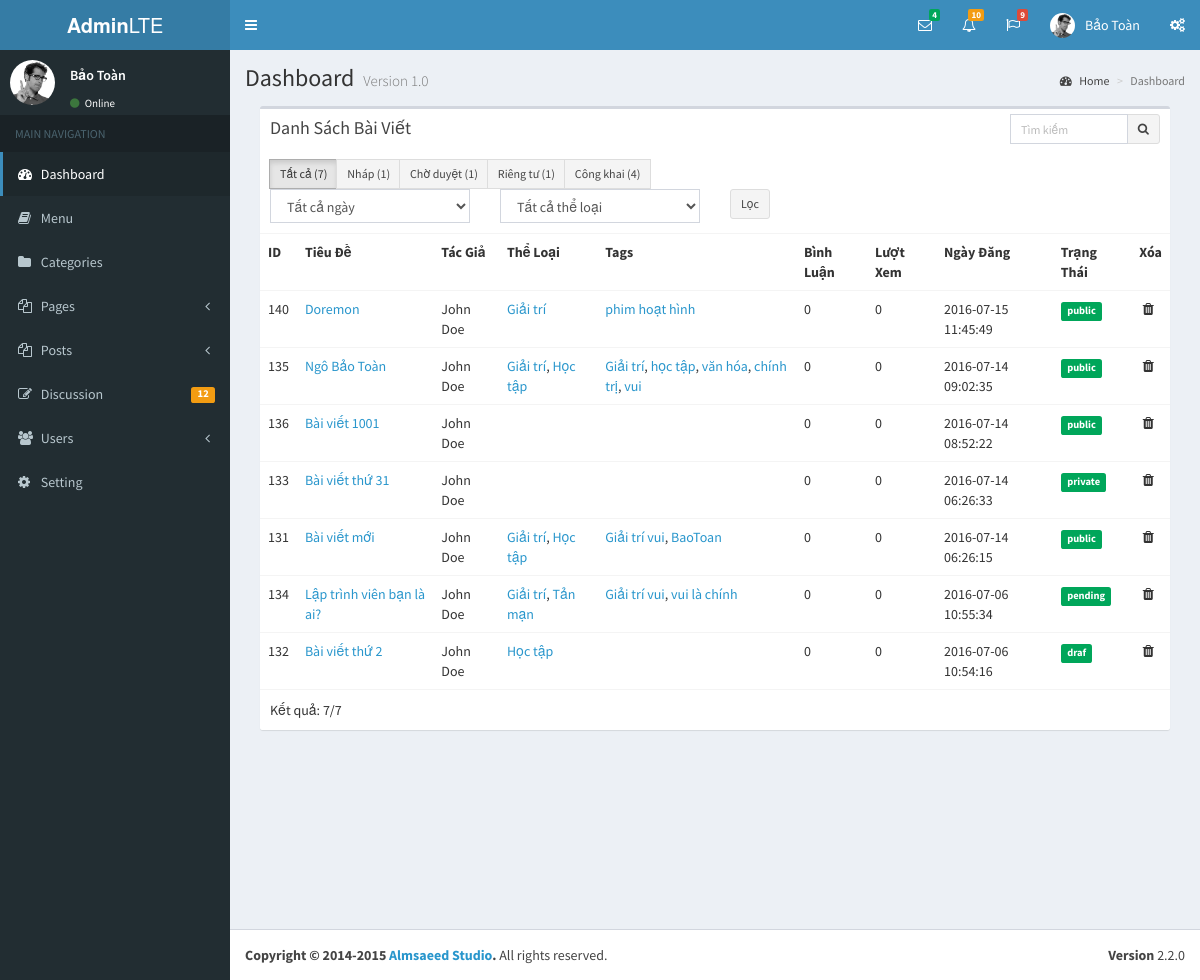
The app's page /index.php/post/posts with its own data.
### tables this page shows
CREATE TABLE `posts` (
  `p_id` int(11) NOT NULL AUTO_INCREMENT,
  `p_title` varchar(255) NOT NULL,
  `p_content` text NOT NULL,
  `p_author` int(11) NOT NULL,
  `p_view_count` int(11) NOT NULL,
  `p_comment_count` int(11) NOT NULL,
  `p_excerpt` varchar(500) DEFAULT NULL,
  `p_catalogue` varchar(100) DEFAULT NULL,
  `p_status` varchar(50) NOT NULL,
  `p_published` datetime NOT NULL,
  `p_guid` varchar(200) NOT NULL,
  `p_comment_allow` tinyint(50) NOT NULL,
  `p_menu_order` int(11) DEFAULT NULL,
  `p_type` varchar(10) NOT NULL,
  `p_banner` varchar(200) DEFAULT NULL,
  `p_password` varchar(50) DEFAULT NULL,
  `p_parent` int(11) DEFAULT NULL,
  PRIMARY KEY (`p_id`),
  UNIQUE KEY `p_guid` (`p_guid`)
);

CREATE TABLE `terms` (
  `t_id` int(11) NOT NULL AUTO_INCREMENT,
  `t_name` varchar(100) NOT NULL,
  `t_slug` varchar(300) NOT NULL,
  `t_group` int(11) NOT NULL,
  PRIMARY KEY (`t_id`)
);

CREATE TABLE `term_relationships` (
  `tr_id` int(11) NOT NULL AUTO_INCREMENT,
  `tr_object_id` int(11) NOT NULL,
  `tr_term_taxonomy_id` int(11) NOT NULL,
  `tr_term_order` int(11) NOT NULL,
  PRIMARY KEY (`tr_id`)
);

### application/views/admin/posts.php (the view, shortened to what the rows shown need)
<div class="col-xs-12">
    <form action="" method="get">
        <div class="box">
            <div class="box-body table-responsive no-padding">
                <table class="table table-hover">
                    <tbody>
                        <tr>
                            <th>ID</th>
                            <th>Tiêu Đề</th>
                            <th>Tác Giả</th>
                            <?php
                                if($type == "post") {
                            ?>
                            <th>Thể Loại</th>
                            <th>Tags</th>
                            <?php
                                }
                            ?>
                            <th>Bình Luận</th>
                            <th>Lượt Xem</th>
                            <th>Ngày Đăng</th>
                            <th>Trạng Thái</th>
                            <th>Xóa</th>
                        </tr>
                        <?php
                        foreach ($posts as $post) {
                            ?>
                            <tr>
                                <td><?php echo $post->getId(); ?></td>
                                <td><a href="<?php echo base_url() . 'post/edit/' . $post->getId(); ?>">
                                    <?php echo $post->getTitle(); ?></a>
                                </td>
                                <td>John Doe</td>
                                <?php
                                    if($type == "post") {
                                ?>
                                <td>
                                    <?php
                                    $categories = $post->getCategories();
                                    for ($i = 0; $i < count($categories); $i++) {
                                        if ($i == count($categories) - 1) {
                                            echo "<a href='" . base_url() . "post/posts?"
                                            . "status=all&category=" . $categories[$i]->getId() . "'>" .
                                            $categories[$i]->getName() . "</a>";
                                            break;
                                        }
                                        echo "<a href='" . base_url() . "post/posts?"
                                        . "status=all&category=" . $categories[$i]->getId() . "'>" .
                                        $categories[$i]->getName() . "</a>, ";
                                    }
                                    ?>
                                </td>
                                <td>
                                    <?php
                                    $tags = $post->getTags();
                                    for ($i = 0; $i < count($tags); $i++) {
                                        if ($i == count($tags) - 1) {
                                            echo "<a href='" . base_url() . "post/posts?"
                                            . "status=all&tag=" . $tags[$i]->getId() . "'>" .
                                            $tags[$i]->getName() . "</a>";
                                            break;
                                        }
                                        echo "<a href='" . base_url() . "post/posts?"
                                        . "status=all&tag=" . $tags[$i]->getId() . "'>" .
                                        $tags[$i]->getName() . "</a>, ";
                                    }
                                    ?>
                                </td>
                                <?php
                                    }
                                ?>
                                <td><?php echo $post->getComments(); ?></td>
                                <td><?php echo $post->getViews(); ?></td>
                                <td><?php echo $post->getPublished(); ?></td>
                                <td><span class="label label-success"><?php echo $post->getStatus(); ?></span></td>
                                <td><i class="fa fa-fw fa-trash del_post" id="<?php echo $post->getId(); ?>"></i></td>
                            </tr>
                            <?php
                        }
                        ?>
                    </tbody>
                </table>
            </div>
    </form>
</div>
</div>

### records on screen
posts: p_id "140", p_title "Doremon", p_comment_count "0", p_view_count "0", p_published "2016-07-15 11:45:49", p_status "public"
terms: t_name "Giải trí"
term_relationships: terms.t_name "phim hoạt hình"
posts: p_id "135", p_title "Ngô Bảo Toàn", p_comment_count "0", p_view_count "0", p_published "2016-07-14 09:02:35", p_status "public"
terms: t_name "Học tập"
term_relationships: terms.t_name "Giải trí"
term_relationships: terms.t_name "học tập"
term_relationships: terms.t_name "văn hóa"
term_relationships: terms.t_name "chính trị"
term_relationships: terms.t_name "vui"
posts: p_id "136", p_title "Bài viết 1001", p_comment_count "0", p_view_count "0", p_published "2016-07-14 08:52:22", p_status "public"
posts: p_id "133", p_title "Bài viết thứ 31", p_comment_count "0", p_view_count "0", p_published "2016-07-14 06:26:33", p_status "private"
posts: p_id "131", p_title "Bài viết mới", p_comment_count "0", p_view_count "0", p_published "2016-07-14 06:26:15", p_status "public"
terms: t_name "Giải trí vui"
term_relationships: terms.t_name "BaoToan"
posts: p_id "134", p_title "Lập trình viên bạn là ai?", p_comment_count "0", p_view_count "0", p_published "2016-07-06 10:55:34", p_status "pending"
terms: t_name "Tản mạn"
term_relationships: terms.t_name "vui là chính"
posts: p_id "132", p_title "Bài viết thứ 2", p_comment_count "0", p_view_count "0", p_published "2016-07-06 10:54:16", p_status "draf"

### other values on screen
$title "Danh Sách Bài Viết"
array_pop($count) "7"
$value "1"
$value "4"
count($posts) "7"
$totalResult "7"
